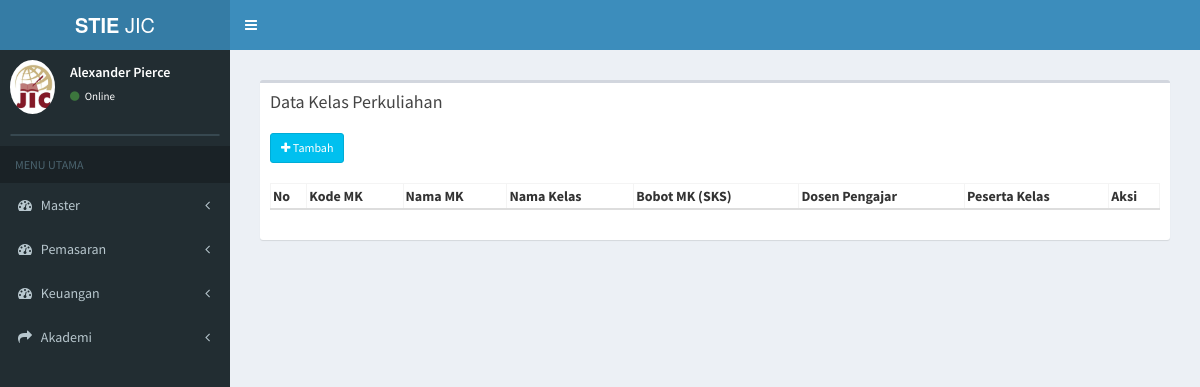
/index.php/kelas_perkuliahan, run on an earlier commit of the app's database.
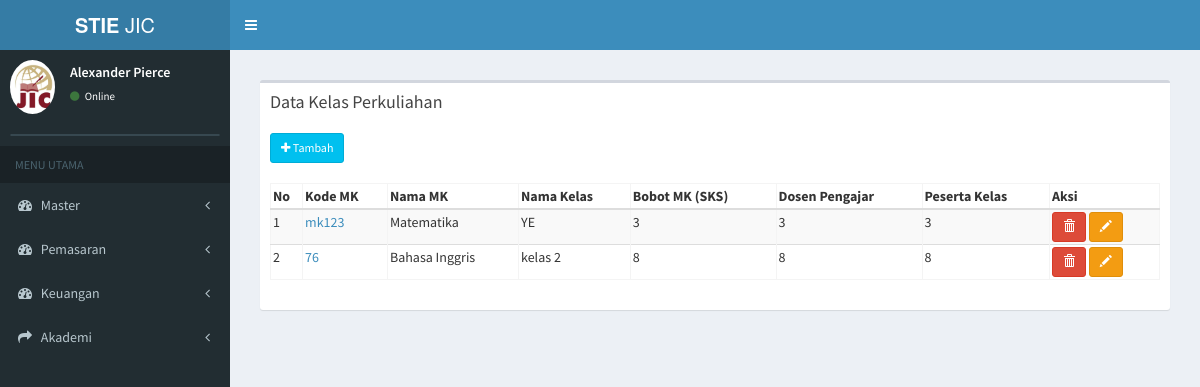
And on a later commit of the database.
### tables this page shows
CREATE TABLE `tb_kp` (
  `id_kp` int(11) NOT NULL,
  `nama_kelas` varchar(50) NOT NULL,
  `id_prodi` varchar(7) NOT NULL,
  `id_periode` varchar(5) NOT NULL,
  `kode_matkul` varchar(12) NOT NULL,
  `bahasan` text NOT NULL,
  `tgl_mulai` date NOT NULL,
  `tgl_akhir` date NOT NULL
);

CREATE TABLE `tb_matkul` (
  `kode_matkul` varchar(50) NOT NULL,
  `nama_matkul` varchar(100) NOT NULL,
  `id_prodi` varchar(10) NOT NULL,
  `jenis_matkul` varchar(20) NOT NULL,
  `bobot_matkul` int(11) NOT NULL,
  `bobot_praktikum` int(11) NOT NULL,
  `bobot_tatap_muka` int(11) NOT NULL,
  `bobot_praktik_lapangan` int(11) NOT NULL,
  `bobot_simulasi` int(11) NOT NULL,
  `metode_pembelajaran` varchar(100) NOT NULL,
  `tanggal_mulai` date NOT NULL,
  `tanggal_akhir` date NOT NULL
);

### application/controllers/kelas_perkuliahan.php (called while the page is built, shortened)
<?php
class Kelas_perkuliahan extends CI_Controller {
	public function __construct()
	{
		$this->load->model('kelas_perkuliahan_model');
		$this->load->model('daftar_ulang_model');
	}
	public function index(){
				$data['getProdi'] = $this->daftar_ulang_model->getProdi();
				$data['getPeriode'] = $this->daftar_ulang_model->getPeriode();
				$data['kp'] = $this->kelas_perkuliahan_model->data_kp();
				$data['main_view'] = 'Kelas_perkuliahan/kelas_perkuliahan_view';
				$this->load->view('template', $data);
	}
}

### index.php (called while the page is built, shortened)
<?php
require_once BASEPATH.'core/CodeIgniter.php';

### application/models/kelas_perkuliahan_model.php (called while the page is built, shortened)
<?php
class Kelas_perkuliahan_model extends CI_Model {
	public function data_kp(){
		$this->db->select('*');
		 $this->db->from('tb_kp');
		 $this->db->join('tb_prodi','tb_prodi.id_prodi=tb_kp.id_prodi');
     $this->db->join('tb_periode','tb_periode.id_periode=tb_kp.id_periode');
     $this->db->join('tb_matkul','tb_matkul.kode_matkul=tb_kp.kode_matkul');
		 $query = $this->db->get();
		 return $query->result();
	}
}

### application/views/Kelas_perkuliahan/kelas_perkuliahan_view.php (the view, shortened to what this page needs)
      <section class="content">
      <div class="row">
        <div class="col-xs-12">
          <div class="box">
            <div class="box-header">
              <h3 class="box-title">Data Kelas Perkuliahan</h3>
            </div>
            <div class="box-body">
              <table id="example3" class="table2 table-bordered table-striped">
                <a class="btn btn-info btn-sm" href="" data-toggle="modal" data-target="#modal_view"><i class="fa fa-plus"></i> Tambah</a> <br> <br>
                <thead>
                <tr>
                  <th>No</th>
                  <th>Kode MK</th>
                  <th>Nama MK</th>
                  <th>Nama Kelas</th>
                  <th>Bobot MK (SKS)</th>
                  <th>Dosen Pengajar</th>
                  <th>Peserta Kelas</th>
                  <th>Aksi</th>
                </tr>
                </thead>
                <tbody>
                <?php
                $no = 0;
                 $alert = "'Apakah anda yakin menghapus data ini ?'";
                foreach ($kp as $data) {
                  echo '
                <tr>
                  <td>'.++$no.'</td>
                  <td><a href="'.base_url('kelas_perkuliahan/detail_kelas/'.$data->id_kp).'">'.$data->kode_matkul.'</a></td>
                  <td>'.$data->nama_matkul.'</td>
                  <td>'.$data->nama_kelas.'</td>
                  <td>'.$data->bobot_matkul.'</td>
                  <td>'.$data->bobot_matkul.'</td>
                  <td>'.$data->bobot_matkul.'</td>
                  <td>
                        <a href="'.base_url('kelas_perkuliahan/hapus_kp/'.$data->id_kp).'" class="btn btn-danger  btn-sm" onclick="return confirm('.$alert.')"><i class="glyphicon glyphicon-trash"></i><span class="tooltiptext">Hapus Kelas</span></a>
                         <a href="'.base_url('kelas_perkuliahan/detail_kp/'.$data->id_kp).'" class="btn btn-warning  btn-sm"><i class="glyphicon glyphicon-pencil"></i><span class="tooltiptext">Edit Kelas </span></a>
                  </td>
                ' ;
              }
              ?>
                </tbody>
              </table>
            </div>
          </div>
        </div>
      </div>
    </section>
<link rel="stylesheet" href="//code.jquery.com/ui/1.12.0/themes/smoothness/jquery-ui.css">

### application/views/template.php (shortened to what this page needs)
<!DOCTYPE html>
<html>
<head>
  <link rel="stylesheet" href="<?php echo base_url(); ?>assets/css/bootstrap.min.css">
  <link rel="stylesheet" href="https://cdnjs.cloudflare.com/ajax/libs/font-awesome/4.5.0/css/font-awesome.min.css">
  <link rel="stylesheet" href="https://cdnjs.cloudflare.com/ajax/libs/ionicons/2.0.1/css/ionicons.min.css">
  <link rel="stylesheet" href="<?php echo base_url(); ?>assets/dist/css/AdminLTE.min.css">
  <link rel="stylesheet" href="<?php echo base_url(); ?>assets/dist/css/skins/_all-skins.min.css">
  <link rel="stylesheet" href="<?php echo base_url(); ?>assets/plugins/select2/select2.min.css">
  <link rel="stylesheet" href="<?php echo base_url(); ?>assets/css/styleku.css">
  <link rel="stylesheet" href="<?php echo base_url(); ?>assets/plugins/datatables/dataTables.bootstrap.css">
</head>
<body class="hold-transition skin-blue sidebar-mini">
<div class="wrapper">
  <header class="main-header">
    <a href="../../index2.html" class="logo">
      <span class="logo-lg"><b>STIE </b>JIC</span>
    </a>
    <nav class="navbar navbar-static-top">
      <a href="#" class="sidebar-toggle" data-toggle="offcanvas" role="button">
      </a>
    </nav>
  </header>
  <aside class="main-sidebar">
    <section class="sidebar">
      <div class="user-panel">
        <div class="pull-left image">
          <img src="<?php echo base_url(); ?>/assets/img/jic.png" class="img-circle" alt="User Image">
        </div>
        <div class="pull-left info">
          <p>Alexander Pierce</p>
          <a href="#"><i class="fa fa-circle text-success"></i> Online</a>
        </div>
      </div>
      <form action="#" method="get" class="sidebar-form">
      </form>
      <ul class="sidebar-menu">
        <li class="header">MENU UTAMA</li>
        <li class="treeview">
          <a href="#">
            <i class="fa fa-dashboard"></i> <span>Master</span>
            <span class="pull-right-container">
              <i class="fa fa-angle-left pull-right"></i>
            </span>
          </a>
        </li>
        <li class="treeview">
          <a href="#">
            <i class="fa fa-dashboard"></i> <span> Pemasaran </span>
            <span class="pull-right-container">
              <i class="fa fa-angle-left pull-right"></i>
            </span>
          </a>
        </li>
        <li class="treeview">
          <a href="#">
            <i class="fa fa-dashboard"></i> <span> Keuangan </span>
            <span class="pull-right-container">
              <i class="fa fa-angle-left pull-right"></i>
            </span>
          </a>
        </li>
         <li class="treeview">
          <a href="#">
            <i class="fa fa-share"></i> <span>Akademi</span>
            <span class="pull-right-container">
              <i class="fa fa-angle-left pull-right"></i>
            </span>
          </a>
        </li>
      </ul>
    </section>
  </aside>
  <div class="content-wrapper">
    <section class="content">
      <?php $this->load->view($main_view); ?>
    </section>
  </div>
    </div>
</body>
</html>

### assets/css/styleku.css (style rules this page uses)
.table2 { width: 100%; max-width: 100%; margin-bottom: 20px; }
.table2 > thead > tr > th, .table2 > tbody > tr > th, .table2 > tfoot > tr > th, .table2 > thead > tr > td, .table2 > tbody > tr > td, .table2 > tfoot > tr > td { padding: 2px; line-height: 1.42857143; vertical-align: top; border-top: 1px solid #ddd; }
.table2 > thead > tr > th { vertical-align: bottom; border-bottom: 2px solid #ddd; }
.table2 > caption + thead > tr:first-child > th, .table2 > colgroup + thead > tr:first-child > th, .table2 > thead:first-child > tr:first-child > th, .table2 > caption + thead > tr:first-child > td, .table2 > colgroup + thead > tr:first-child > td, .table2 > thead:first-child > tr:first-child > td { border-top: 0; }

### application/views/template.php (style rules this page uses)
a { position: relative; display: inline-block; }

What changed in the data, as far as the page shows it:
added tb_kp: kode_matkul.kode_matkul "mk123", kode_matkul.nama_matkul "Matematika", nama_kelas "YE", kode_matkul.bobot_matkul "3"
added tb_kp: kode_matkul.kode_matkul "76", kode_matkul.nama_matkul "Bahasa Inggris", nama_kelas "kelas 2", kode_matkul.bobot_matkul "8"
